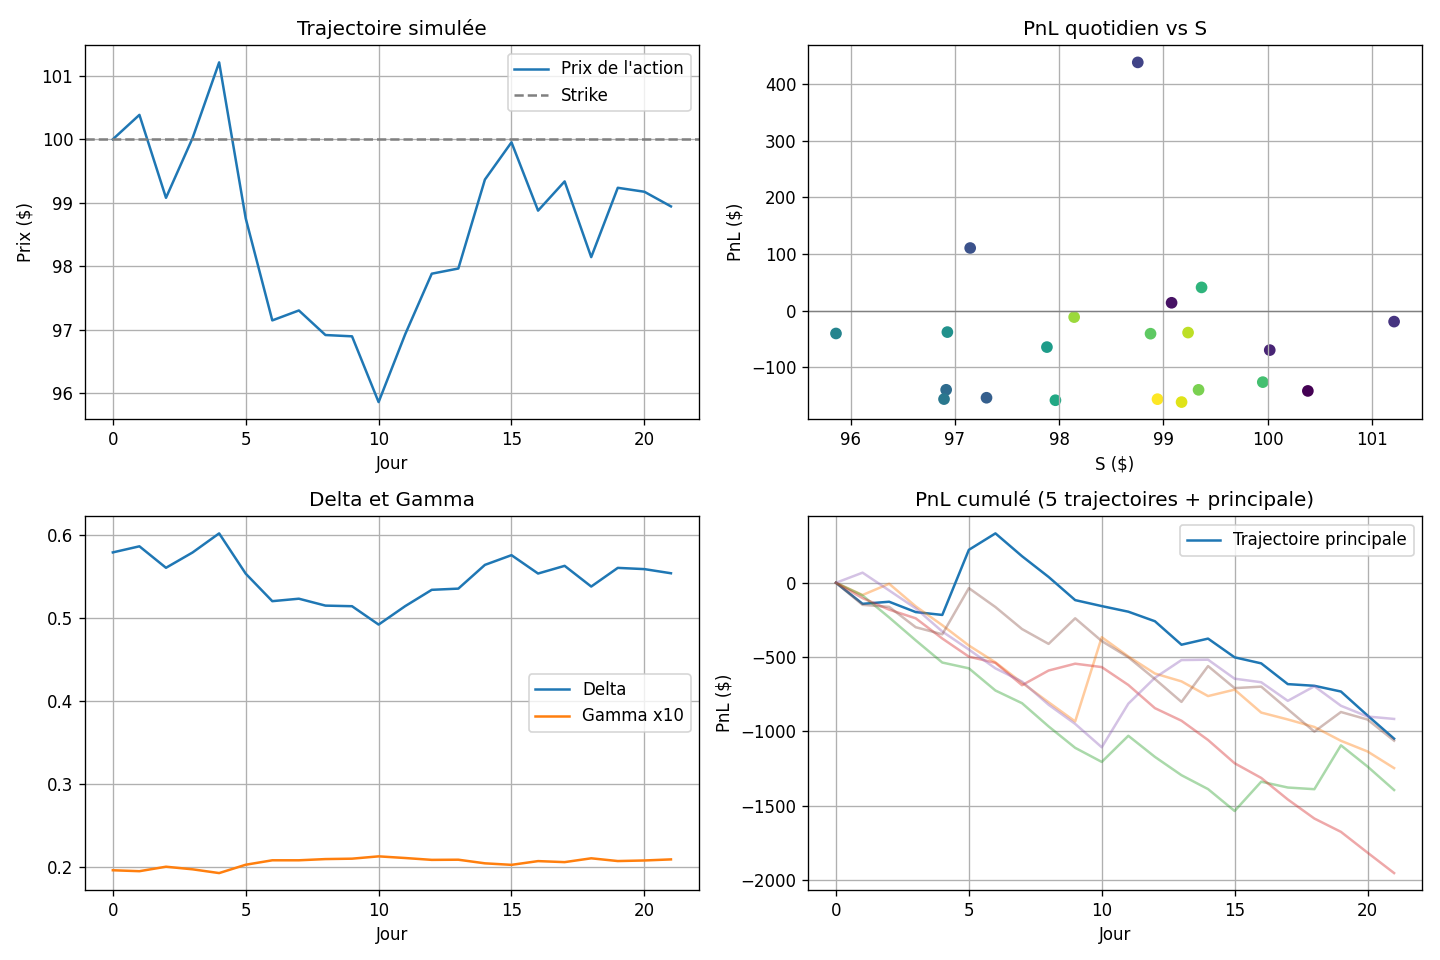

This figure's Python source:
"""
Delta-hedging d'un call vanille (Black-Scholes) sur 21 jours de bourse.

Convention de la fiche : position couverte = long call + (-Delta x 100 x 100) actions.
PnL_t = (C_t - C_{t-1}) + Delta_{t-1} (S_{t-1} - S_t) + r (Delta_{t-1} S_{t-1} - C_{t-1}) dt
(tout est multiplié par le notionnel : 100 contrats x 100 actions = 10 000 actions)
"""
import numpy as np
import matplotlib
matplotlib.use("Agg")  # retirer cette ligne pour afficher les graphiques à l'écran
import matplotlib.pyplot as plt
from scipy.stats import norm

# ----------------------------- Paramètres -----------------------------
S0, K, R, SIGMA = 100.0, 100.0, 0.02, 0.20
T_TOTAL = 1.0                 # maturité 1 an
DAYS = 21                     # jours de trading simulés
DT = 1 / 252
NOTIONAL = 100 * 100          # 100 contrats x 100 actions = 10 000 actions
S_FLOOR = 0.01                # plancher du sous-jacent
T_FLOOR = 1e-8                # plancher du temps restant


# ------------------------ 1. Pricing et Greeks ------------------------
def bs_greeks(S, K, r, T, sigma):
    """Retourne (prix, delta, gamma, vega) d'un call européen Black-Scholes (q = 0)."""
    S = max(S, S_FLOOR)                        # cas limite : S -> 0
    if T <= T_FLOOR:                           # cas limite : T -> 0 : valeur intrinsèque
        return max(S - K, 0.0), float(S > K), 0.0, 0.0

    sqrtT = np.sqrt(T)
    d1 = (np.log(S / K) + (r + 0.5 * sigma**2) * T) / (sigma * sqrtT)
    d2 = d1 - sigma * sqrtT

    price = S * norm.cdf(d1) - K * np.exp(-r * T) * norm.cdf(d2)
    delta = norm.cdf(d1)
    gamma = norm.pdf(d1) / (S * sigma * sqrtT)
    vega = S * sqrtT * norm.pdf(d1)            # par unité de vol (1.0 = 100 %)
    return price, delta, gamma, vega


# --------------------------- 2. Simulation ---------------------------
def simulate_stock(S0, r, sigma, T, days, rng=None):
    """Trajectoire GBM : S_t = S_{t-1} exp((r - sigma^2/2) dt + sigma sqrt(dt) Z)."""
    rng = np.random.default_rng() if rng is None else rng
    dt = DT
    Z = rng.standard_normal(days)
    increments = (r - 0.5 * sigma**2) * dt + sigma * np.sqrt(dt) * Z
    return np.concatenate(([S0], S0 * np.exp(np.cumsum(increments))))  # taille days+1


# ------------------------- 3. Boucle de hedging -------------------------
def delta_hedge(S, K=K, r=R, sigma=SIGMA, T=T_TOTAL, notional=NOTIONAL):
    """Applique la stratégie sur une trajectoire S (taille days+1). Retourne un dict de tableaux."""
    n = len(S)
    C = np.zeros(n); delta = np.zeros(n); gamma = np.zeros(n); vega = np.zeros(n)
    pnl = np.zeros(n)
    position = np.zeros(n)                     # nombre d'actions détenues (négatif = short)

    # Jour 0 : prix de l'option, delta, mise en place de la couverture
    C[0], delta[0], gamma[0], vega[0] = bs_greeks(S[0], K, r, T, sigma)
    position[0] = -delta[0] * notional

    # Jours 1..N : nouveau S, mise à jour de l'option, PnL, rebalancement
    for t in range(1, n):
        T_rem = T - t * DT
        C[t], delta[t], gamma[t], vega[t] = bs_greeks(S[t], K, r, T_rem, sigma)

        pnl[t] = notional * (
            (C[t] - C[t - 1])                              # variation de valeur de l'option
            + delta[t - 1] * (S[t - 1] - S[t])             # gain/perte sur les actions shortées
            + r * (delta[t - 1] * S[t - 1] - C[t - 1]) * DT  # intérêts sur le cash
        )
        position[t] = -delta[t] * notional                 # rebalancement quotidien

    return dict(S=S, C=C, delta=delta, gamma=gamma, vega=vega, pnl=pnl,
                position=position, cum_pnl=np.cumsum(pnl))


# ------------------------------ 4. Résumé ------------------------------
def summary(res, label=""):
    print(f"{label:<28} PnL total = {res['cum_pnl'][-1]:>10,.0f} $ | "
          f"PnL quotidien moyen = {res['pnl'][1:].mean():>8,.0f} $ | "
          f"écart-type = {res['pnl'][1:].std():>8,.0f} $")


def print_table(res):
    print(f"{'Jour':>4} {'S':>8} {'C':>8} {'Delta':>7} {'Gamma':>8} {'Vega':>8} "
          f"{'Actions':>10} {'PnL ($)':>10}")
    for t in range(len(res["S"])):
        print(f"{t:>4} {res['S'][t]:>8.2f} {res['C'][t]:>8.3f} {res['delta'][t]:>7.3f} "
              f"{res['gamma'][t]:>8.4f} {res['vega'][t]:>8.2f} {res['position'][t]:>10,.0f} "
              f"{res['pnl'][t]:>10,.0f}")


# ------------------------------- Main -------------------------------
if __name__ == "__main__":
    rng = np.random.default_rng(42)

    # --- Trajectoire principale, détail jour par jour ---
    S = simulate_stock(S0, R, SIGMA, T_TOTAL, DAYS, rng)
    main = delta_hedge(S)
    print("=== Trajectoire principale (sigma = 20 %) ===")
    print_table(main)
    print()
    summary(main, "Trajectoire principale")

    # --- 5 trajectoires (robustesse) ---
    print("\n=== 5 trajectoires, sigma = 20 % ===")
    paths = [delta_hedge(simulate_stock(S0, R, SIGMA, T_TOTAL, DAYS, rng)) for _ in range(5)]
    for i, p in enumerate(paths, 1):
        summary(p, f"Trajectoire {i}")

    # --- Test de robustesse : sigma = 10 % et 40 % ---
    print("\n=== Robustesse : PnL total moyen sur 200 trajectoires ===")
    for sig in (0.10, 0.20, 0.40):
        tot = [delta_hedge(simulate_stock(S0, R, sig, T_TOTAL, DAYS, rng), sigma=sig)["cum_pnl"][-1]
               for _ in range(200)]
        print(f"sigma = {sig:.0%} : moyenne = {np.mean(tot):>9,.0f} $ | "
              f"écart-type = {np.std(tot):>8,.0f} $ | pire = {np.min(tot):>9,.0f} $")

    # --- Graphiques ---
    fig, ax = plt.subplots(2, 2, figsize=(12, 8))
    days_axis = np.arange(DAYS + 1)

    ax[0, 0].plot(days_axis, main["S"], label="Prix de l'action")
    ax[0, 0].axhline(K, color="grey", ls="--", label="Strike")
    ax[0, 0].set(title="Trajectoire simulée", xlabel="Jour", ylabel="Prix ($)")

    ax[0, 1].scatter(main["S"][1:], main["pnl"][1:], c=days_axis[1:], cmap="viridis")
    ax[0, 1].axhline(0, color="grey", lw=0.8)
    ax[0, 1].set(title="PnL quotidien vs S", xlabel="S ($)", ylabel="PnL ($)")

    ax[1, 0].plot(days_axis, main["delta"], label="Delta")
    ax[1, 0].plot(days_axis, main["gamma"] * 10, label="Gamma x10")
    ax[1, 0].set(title="Delta et Gamma", xlabel="Jour")

    ax[1, 1].plot(days_axis, main["cum_pnl"], label="Trajectoire principale")
    for p in paths:
        ax[1, 1].plot(days_axis, p["cum_pnl"], alpha=0.4)
    ax[1, 1].set(title="PnL cumulé (5 trajectoires + principale)", xlabel="Jour", ylabel="PnL ($)")

    for a in ax.ravel():
        a.grid(True)
    ax[0, 0].legend(); ax[1, 0].legend(); ax[1, 1].legend()
    plt.tight_layout()
    plt.savefig("delta_hedging.png", dpi=120)
    print("\nGraphique enregistré : delta_hedging.png")
